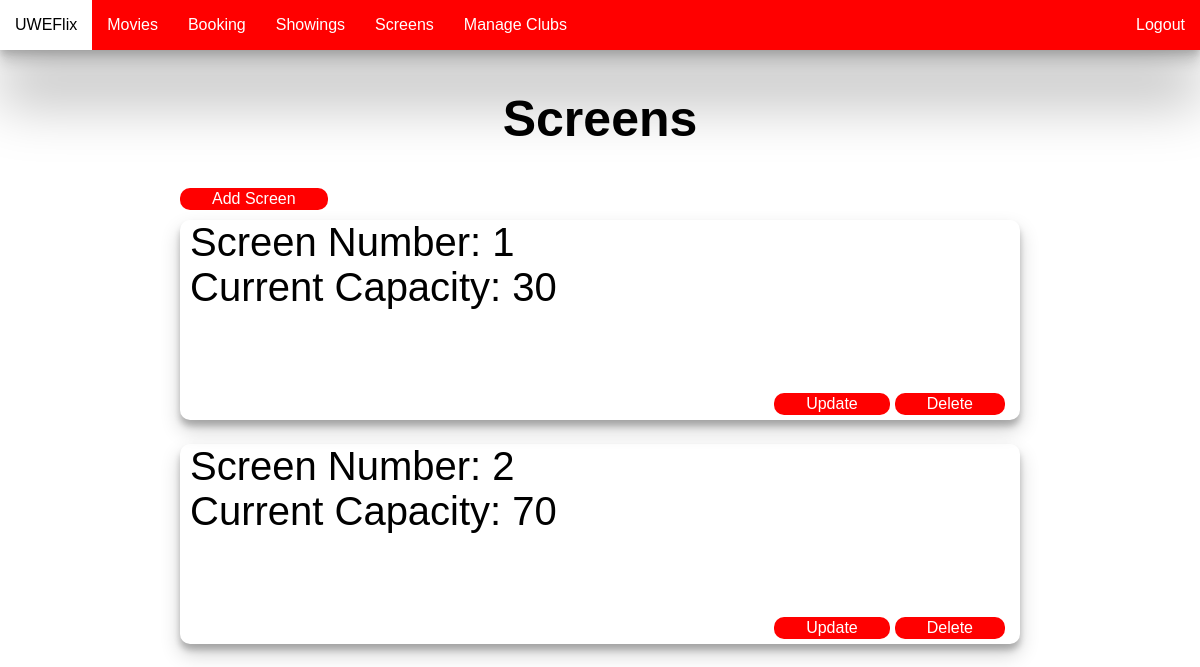
The app's page /screen (signed in) with its own data.
### UWEflix_Website/models.py (models this page shows, shortened)
class Screen(models.Model):
    screen_num = models.PositiveIntegerField(validators=[MaxValueValidator(10)], unique=True)# Max 10 screens
    seats = models.PositiveIntegerField(validators=[MaxValueValidator(100)])

### UWEflix_Website/views.py (the view)
# urls.py: path('screen', views.screen, name='screen'),
def screen(request):
    list = Screen.objects.all()
    return render(request, 'screen.html', {'list':list})

### UWEflix_Website/templates/screen.html (shortened to what this page needs)
{% extends 'base.html' %}
{% block content %}
{% if user.is_authenticated %}
<div class="title">
  <h1>Screens</h1>
</div>
<a class="card-button" style="margin-bottom: 10px;"
   href="{% url 'add-screen' %}">Add Screen</a>
{% for item in list %}
  <div class="card">
    <div class="card-content">
      <div class="card-top">
        Screen Number: {{ item.screen_num }}
        Current Capacity: {{ item.seats }}
      </div>
      <div class="card-buttons">
        <a href="{% url 'update-screen' item.id %}" class="card-button">Update</a>
        <a href="{% url 'delete-screen' item.id %}" class="card-button">Delete</a>
      </div>
    </div>
  </div>
{% endfor %}
{% else %}
Sorry, you don't have access to this page.
{% endif %}
{% endblock %}

### UWEflix_Website/static/UWEflix_Website/site.css (style rules this page uses)
body { background: white; margin: 0; font-family: Arial, Helvetica, sans-serif; }
h1 { margin: 0 }
* { box-sizing: border-box; }
a { color: inherit; text-decoration: none; }
@media (min-width: 600px) { body { height: 100%; } }
@media (min-width: 600px) { .title { margin-top: 5vh; margin-bottom: 5vh; text-align: center; font-size: 25px; } }
@media (min-width: 600px) { .card { display: flex; margin: auto; border-radius: 10px; min-height: 25vh; box-shadow: rgba(0, 0, 0, 0.19) 0px 10px 20px, rgba(0, 0, 0, 0.23) 0px 6px 6px; margin-bottom: 3vh; } }
@media (min-width: 600px) { .card-button { background-color: red; margin-bottom: 5px; margin-right: 5px; border: none; border-radius: 10px; color: white; padding: 2px 32px; text-align: center; text-decoration: none; display: inline-block; font-size: 16px; } }
@media (min-width: 600px) { .card-buttons { justify-content: flex-end; display: flex; } }
@media (min-width: 600px) { .card-content { justify-content: space-between; display: flex; flex-direction: column; flex: 75%; margin-left: 10px; margin-right: 10px; } }
@media (min-width: 600px) { .card-top { font-size: 40px; } }

### records on screen
Screen: screen_num "1", seats "30"
Screen: screen_num "2", seats "70"
